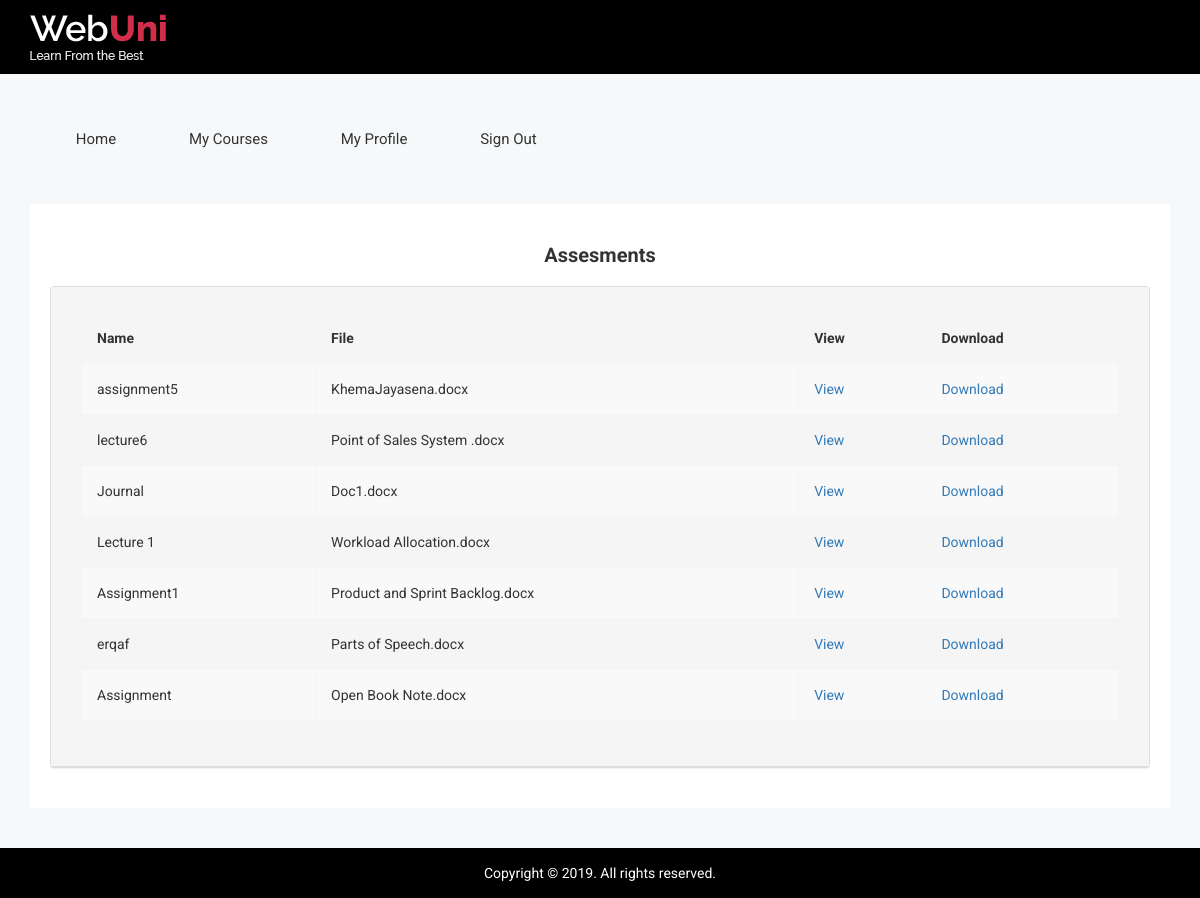
Screenshot of /Admin/Lecturer/assignments/test1.php with the database file from the repository.
### tables this page shows
CREATE TABLE `tbl_asses` (
  `id` int(11) NOT NULL,
  `name` varchar(255) NOT NULL,
  `file` varchar(250) DEFAULT NULL,
  `course` varchar(255) NOT NULL
);

### Admin/Lecturer/assignments/test1.php (the view, shortened to what this page needs)
<!doctype html>
<html class="no-js" lang="">
<?php
require_once "connection.php";
?>
<head>
    <link rel="stylesheet" href="css/bootstrap.min.css">
    <link rel="stylesheet" href="css/font-awesome.min.css">
    <link rel="stylesheet" href="css/owl.carousel.css">
    <link rel="stylesheet" href="css/owl.theme.css">
    <link rel="stylesheet" href="css/owl.transitions.css">
    <link rel="stylesheet" href="css/meanmenu/meanmenu.min.css">
    <link rel="stylesheet" href="css/animate.css">
    <link rel="stylesheet" href="css/normalize.css">
    <link rel="stylesheet" href="css/wave/waves.min.css">
    <link rel="stylesheet" href="css/wave/button.css">
    <link rel="stylesheet" href="css/scrollbar/jquery.mCustomScrollbar.min.css">
    <link rel="stylesheet" href="css/notika-custom-icon.css">
    <link rel="stylesheet" href="css/jquery.dataTables.min.css">
    <link rel="stylesheet" href="css/main.css">
    <link rel="stylesheet" href="style.css">
    <link rel="stylesheet" href="css/responsive.css">
</head>
<body>
        <?php include 'include/header_top.php';
              include 'include/main_menu.php';
         ?>
    <div class="data-table-area">
        <div class="container">
            <div class="row">
                <div class="col-lg-12 col-md-12 col-sm-12 col-xs-12">
                    <div class="data-table-list">
                      <br>
                        <div class="basic-tb-hd">
                          <h2 class="text-center">Assesments </h2>
                        </div>
                        <div class="panel panel-default">
                                          <div class="panel-heading">
                                          <div class="panel-body">
                                              <div class="table-responsive">
                                                  <table class="table table-striped table-bordered table-hover">
                                                      <thead>
                                                          <tr>
                                                              <th>Name</th>
                                                              <th>File</th>
                                                              <th>View</th>
                                                              <th>Download</th>
                                                          </tr>
                                                      </thead>
                                                      <tbody>
                  									<?php
                  									$select_stmt=$db->prepare("SELECT * FROM tbl_asses");
                  									$select_stmt->execute();
                  									while($row=$select_stmt->fetch(PDO::FETCH_ASSOC))
                  									{
                  									?>
                                                          <tr>
                                                              <td><?php echo $row['name']; ?></td>
                  																						<td><?php echo $row['file']; ?></td>
                                                              <td><a href="upload/<?php echo $row['file']; ?>" target="_blank">View</a></td>
                                                              <td><a href="upload/<?php echo $row['file']; ?>" download>Download</td></tr>
                                                      <?php
                  									}
                  									?>
                                                      </tbody>
                                                  </table>
                                              </div>
                                          </div>
                                      </div>
                    </div>
                </div>
            </div>
        </div>
    </div>
    <?php include 'include/footer.php'; ?>
</body>
</html>

### Admin/Lecturer/assignments/css/main.css (style rules this page uses)
html { color: #222; font-size: 1em; line-height: 1.4; }

### rows the page displays
tbl_asses: name "assignment5", file "KhemaJayasena.docx"
tbl_asses: name "lecture6", file "Point of Sales System .docx"
tbl_asses: name "Journal", file "Doc1.docx"
tbl_asses: name "Lecture 1", file "Workload Allocation.docx"
tbl_asses: name "Assignment1", file "Product and Sprint Backlog.docx"
tbl_asses: name "erqaf", file "Parts of Speech.docx"
tbl_asses: name "Assignment", file "Open Book Note.docx"
